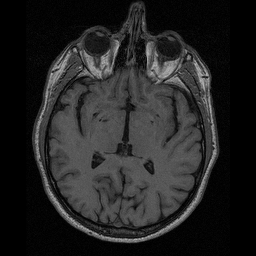
#> input picture data/lab-01-data/brain-slice40.tiff, 256 x 256 px
$ jupyter execute --allow-errors lab_01_segmentation.ipynb   (shell and % lines are left out)
#> lines starting #> are read from the running program, lines starting #| are printed output that depends on the picture; after the words box and inside, x2 and y2 are one past the last pixel; in counts of white or black regions, pixels touching at a corner belong together
# [IAPR][iapr]: Lab 1 ‒  Image segmentation

**Group ID:** 26

**Author 1 (sciper):** Andrea Oliveri (283506)
**Author 2 (sciper):** Charles Berger (272018)
**Author 3 (sciper):** Chun Hei Michael Chan (311722)

**Release date:** 12.03.2021
**Due date:** 26.03.2021

## Important notes

The lab assignments are designed to teach practical implementation of the topics presented during class well as preparation for the final project, which is a practical project which ties together the topics of the course.

As such, in the lab assignments/final project, unless otherwise specified, you may, if you choose, use external functions from image processing/ML libraries like opencv and sklearn as long as there is sufficient explanation in the lab report. For example, you do not need to implement your own edge detector, etc.

**! Before handling back the notebook !** rerun the notebook from scratch `Kernel` > `Restart & Run All`

[iapr]: https://github.com/LTS5/iapr

---
## 0. Extract relevant data
We first need to extract the `lab-01-data.tar.gz` archive.
To this end, we use the [tarfile] module from the Python standard library.

[tarfile]: https://docs.python.org/3.6/library/tarfile.html

[cell 1]
import tarfile
import os

data_base_path = os.path.join(os.pardir, 'data')
data_folder = 'lab-01-data'
tar_path = os.path.join(data_base_path, data_folder + '.tar.gz')

#> (the rest of this cell did not finish here and is left out)

---
## Part 1: Brain segmentation

Your goal: compute the size of the brain (without the skull) in pixels in a 2D image of a human head taken by Magnetic Resonance Imaging (MRI) using:
* Region growing (5 pts)
* Contour detection (5 pts)
* Additional method of your choice (5 pts)

Each section should display the resulting segmentation as well as the size in pixel of the detected region. Comment each method limitations and/or advantages.

### 1.1 Brain image visualization

[cell 2]
import skimage.io
import matplotlib.pyplot as plt

# Load image
data_path = os.path.join(data_base_path, data_folder)
brain_im = skimage.io.imread(os.path.join(data_path, 'brain-slice40.tiff'))
#> brain_im is the input picture: shape (256, 256); min 0, max 189, mean 35.2
im_h, im_w = brain_im.shape

# Display MRI image
fig, ax = plt.subplots(1, 1, figsize=(6, 6))
ax.imshow(brain_im, cmap='gray')
ax.set_title('MRI brain image ({} px, {} px)'.format(im_h, im_w))
ax.axis('off')
plt.show()

brain_im.shape

### 1.2 Region growing (5pts)

[cell 3]
import cv2 as cv
import numpy as np

def get_neighbours_not_in_region(pixel, output):
    """
    Function returning a list containing the 8 neighbours of pixel which are not already segmented
    in output (ignoring those neighbours which would fall out of the image boundaries).

    Args:
        pixel::[tuple]
            Tuple of form (line, col) containing the pixel we want to compute the neighbours of.
        output::[np.array]
            Output segmentation mask of same shape as original grayscale image.
    Returns:
        neighbours_not_in_region::[list]
            List of pixels (tuples of same form as pixel parameter), containing the neighbours of
            pixel parameter which are not already segmented in output and that are in image boundaries.
    """
    pixel_line , pixel_col  = pixel
    image_lines, image_cols = output.shape

    neighbours_not_in_region = []
    for delta_line in [-1, 0, +1]:
        neighbour_line = pixel_line + delta_line

        # If we are outside the image, skip these pixels.
        if neighbour_line < 0 or neighbour_line >= image_lines:
            continue

        for delta_col in [-1, 0, +1]:
            # If we are on current pixel, skip this pixel.
            if delta_line == 0 and delta_col == 0:
                continue

            neighbour_col = pixel_col + delta_col

            # If we are outside the image, skip these pixels.
            if neighbour_col < 0 or neighbour_col >= image_cols:
                continue

            # Add neighbour if not already in the region.
            neighbour = (neighbour_line, neighbour_col)
            if not output[neighbour]:
                neighbours_not_in_region.append(neighbour)

    return neighbours_not_in_region


def segment_region_growing(image, seed, threshold, neighbourhood_size):
    """
    Function returning a segmentation mask computed by region growing from seed.

    Args:
        image::[np.array]
            Input image on which we want to perform region growing.
        seed::[tuple]
            Tuple of form (line, col) containing the pixel we want to start growing the region from.
        threshold::[float]
            Threshold for deciding if new pixel is included in region.
        neighbourhood_size::[int]
            Size of the neighbourhood of current pixel on which to calculate the mean. Must be >0 and
            if even number is given, neighbourhood_size+1 is used instead.
    Returns:
        output::[np.array]
            Output segmentation mask performed by region growing with seed as starting pixel.
    """
#> called with seed = (140, 140), threshold = 4, neighbourhood_size = 1
    assert(neighbourhood_size >= 0)
    delta_lower = -(neighbourhood_size//2)
    delta_upper = +(neighbourhood_size//2)+1

    output = np.zeros_like(image, dtype = np.bool_)

    pixels_to_treat = [seed]

    while pixels_to_treat:
        current_pixel = pixels_to_treat[-1]
        pixels_to_treat.pop()

        output[current_pixel] = True

        for neighbour in get_neighbours_not_in_region(current_pixel, output):
            neighbourhood_mean = float(np.mean(image[current_pixel[0]+delta_lower:current_pixel[0]+delta_upper,
                                                     current_pixel[1]+delta_lower:current_pixel[1]+delta_upper]))

            if abs(neighbourhood_mean - image[neighbour]) < threshold:
                pixels_to_treat.append(neighbour)
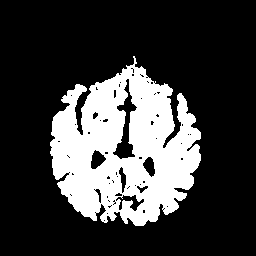
#> output: shape (256, 256) bool; 24.1% white; 1 white region, box (x1, y1, x2, y2) and area: (50, 56, 201, 226) 15772
#> after the loop, pixels_to_treat = []

    return output


# Region Growing parameters.
seed      = (140, 140)
threshold = 4
neighbourhood_size = 1

# Filter parameters.
size_median_filter_image = 3
size_median_filter_mask  = 3


# Applying a median filter in order to reduce the noise while keeping the edges clear.
brain_median = cv.medianBlur(brain_im, size_median_filter_image)

# Segmenting.
mask = segment_region_growing(brain_median, seed, threshold, neighbourhood_size)

# Applying a median filter in order to close small holes in the mask.
mask = cv.medianBlur(mask.astype(np.uint8), size_median_filter_mask)
#> mask: shape (256, 256); values 0 (black) and 1 (white), 24.3% white; 1 white region, box (x1, y1, x2, y2) and area: (50, 57, 201, 226) 15935


# Display Segmented Brain.
fig, ax = plt.subplots(1, 3, figsize=(15, 5))
ax[0].imshow(brain_im, cmap='gray')
ax[0].set_title('Original MRI brain image')
ax[0].axis('off')
ax[1].imshow(mask, cmap='gray')
ax[1].set_title('MRI brain image segmentation mask')
ax[1].axis('off')
ax[2].imshow(np.where(mask, brain_im, 0), cmap='gray')
ax[2].set_title('MRI brain image segmented via Region Growing')
ax[2].axis('off')
plt.show()
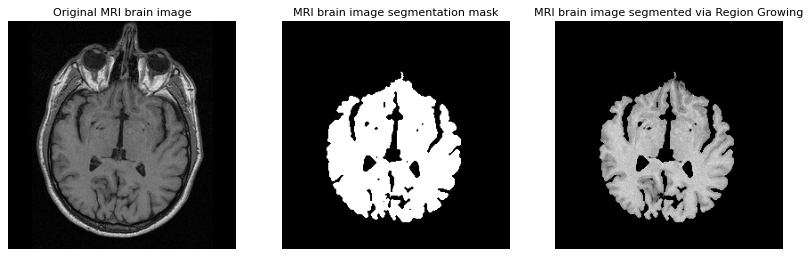
#> figure drawn by matplotlib, 3 panels

# Count number of pixels in brain.
print(f"Number of pixels in brain: {mask.sum()}")
#| Number of pixels in brain: 15935

<b>DISCUSSION</b>
<br>
##### Description of the processing :

- Pre-processing :
    <br>

    - We apply a median filter to remove the high frequency noise while preserving the edges. The optimal size of this filter was determined empirically.
    <br>

    - We define the threshold and size of neighbourhood we want to use in the calculation to choose if a new pixel is to be included in the region. These values were determined through experimentation. The best results were obtained for a neighbourhood of size 1 (only the current pixel is considered when deciding whether to include its neighbour in the region).
    <br>

    - We define the seed from which to start the region growing algorithm. The seed is design such that the pixel is inside the brain.

- Processing :
    <br>

    - Initialize list of pixels to treat with seed.
    <br>

    - While there are still pixels to treat:
        - Take one pixel that needs to be treated.
        - Add pixel to region.
        - Remove pixel from list of pixels to treat.
        - For all its neighbours which are not already part of the region:
            - Test condition for being added into region (intensity of neighbour pixel must be closer than threshold to the mean intensity of the neighbouring of the current pixel).
            - If condition satisfied, neighbour is added to pixels to treat list (and will later be added to region). Otherwise, nothing is done at this stage but this same neighbouring pixel can be tested again in case another one of its neighbours gets added to the region.

- Post-processing :
    <br>

    - We apply a median filter on the mask to suppress the small holes while preserving the contours of the mask.

##### General comment on method

- Region growing using a fixed threshold and only comparing the intensity of a pixel with respect to its neighbours is sensible to high-frequency noise. For this reason, in order to obtain good results we applied a median filter before performing region growing to attenuate the high-frequency noise while still preserving the edges in the input image.
    <br/>

- Region growing using a fixed threshold and only comparing the intensity of a pixel with respect to its neighbours is sensible to poor contrast on the edge of desired segmentation region. To account for this, the threshold and size of the median filter applied in pre-processing have to be carefully chosen.

##### Comment on results

- The brain is very well segmented, and almost no parts of the image not part of the brain are segmented.
  <br/>

- Dark regions inside the brain are mostly correctly recognized as not part of the brain (small number of false positives).
  <br/>

- Small imperfection on upper side of brain in which a small part of the cartilage is segmented too (a small false positive).

##### Comparison to other methods

- Number of pixels detected: a total of `15935 pixels` were classified as belonging to the brain using region growing. This value is in the same range as the one obtained by contour detection (15485 pixels) and, despite being slightly lower, also very close to that obtained by custom thresholding in the additional methods (16734 pixels).
  <br/>

- Holes in the final mask: the vast majority of holes in brain visible in segmentation mask actually come from dark regions in the brain image, and do not therefore represent something we would like to get rid of.
  <br/>

- Missing brain regions: no parts of the brain were missed using this segmentation technique.
  <br/>

- Oversegmentation (False Positives): with the exception of a small part of cartilage towards the upper side of the brain, most of the pixels not belonging to the brain are correctly left out of the segmentation mask.

##### Improvements and alternative approaches

- A different rule could be used to decide whether the neighbour pixel to the current one is added to the region, for exemple by taking into account the average of values across the whole already segmented region.
  <br/>

- A technique to increase the contrast between the brain and the rest of tissues would make this method much more resistant to slight changes in the chosen threshold and reduce false positives.
  <br/>

- A morphological closing could be used instead of a median filter to close the holes in the final mask.

### 1.3 Contour detection (5pts)

[cell 4]
def segment_countour_detection(image, canny_threshold_low, canny_threshold_high, dilation_structuring_element, seed):
    """
    Function returning the results of the Canny Edges detector and the mask obtained by
    performing connected component inside the brain to isolate it.

    Args:
        image::[np.array]
            Input image on which we perform contour edge detection.
        canny_threshold_low::[float]
            Value of the low threshold for Canny edge detector's hysteresis.
        canny_threshold_high::[float]
            Value of the high threshold for Canny edge detector's hysteresis.
        dilation_structuring_element::[np.array]
            Kernel used to dilate and connected the edges made by Canny edge detector.
        seed::[tuple]
            Tuple of form (line, col) containing a pixel we know is in the brain.
    Returns:
        canny_detector::[np.array]:
            Image output of the Canny detector.
        mask::[np.array]:
            Output segmentation mask of the brain.
    """
#> called with canny_threshold_low = 60, canny_threshold_high = 100, dilation_structuring_element = array of shape (3, 3), seed = (140, 140)
    # Edge detection.
    canny_detector = cv.Canny(brain_median, canny_threshold_low, canny_threshold_high)
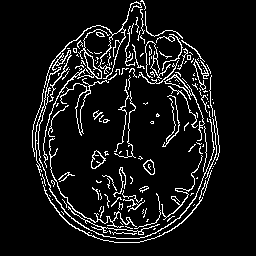
#> canny_detector: shape (256, 256); 8.6% white in thin lines or dots, all inside (x1, y1, x2, y2) = (32, 0, 220, 243)

    # In order to segment the brain, we must first close the edges.
    # To do so, we dilate the image edges.
    dilated = cv.dilate(canny_detector, dilation_structuring_element)
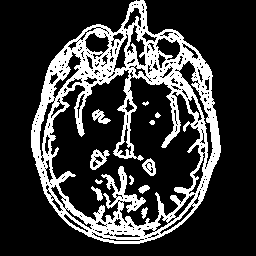
#> dilated: shape (256, 256); 22.4% white; 12 white regions (1 under 20 px), largest, box (x1, y1, x2, y2) and area: (31, 0, 221, 244) 13863, (90, 149, 110, 170) 205, (142, 158, 156, 176) 142

    # Segmenting with cv.connectedComponent requires background of image to be black and
    # foreground to be white. Thus we take the negative of the image.
    dilated = np.where(dilated > 0, 0, 255).astype(np.uint8)

    # Segmenting.
    _, segmented = cv.connectedComponents(dilated)
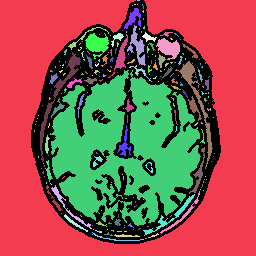
#> segmented: shape (256, 256) int32; 221 distinct labels, from 0 to 220; one colour per label, 0 black
    mask         = segmented == segmented[seed]
#> mask: shape (256, 256) bool; 20.9% white; 1 white region, box (x1, y1, x2, y2) and area: (50, 70, 201, 226) 13692

    # Dilation of segmented area to counteract previous dilation of borders.
    mask = cv.dilate(mask.astype(np.uint8), kernel)
#> mask: shape (256, 256); values 0 (black) and 1 (white), 23.6% white; 1 white region, box (x1, y1, x2, y2) and area: (49, 69, 202, 227) 15485

    return canny_detector, mask


# Canny Edge Detector Parameters.
threshold_low  = 60
threshold_high = 100

# Filter parameters.
size_median_filter_image = 3

# Dilation structuring element.
kernel = cv.getStructuringElement(cv.MORPH_CROSS, (3,3))

# Pixel in brain.
seed = (140, 140)


## Applying a median filter in order to reduce the noise while keeping the edges clear.
brain_median = cv.medianBlur(brain_im, size_median_filter_image)


# Segmenting.
canny_detector, mask = segment_countour_detection(brain_im, threshold_low, threshold_high, kernel, seed)


# Display Segmented Brain
fig, ax = plt.subplots(1, 4, figsize=(17, 5))
ax[0].imshow(brain_im, cmap='gray')
ax[0].set_title('Original MRI brain image')
ax[0].axis('off')
ax[1].imshow(canny_detector, cmap='gray')
ax[1].set_title('MRI brain image edges with Canny')
ax[1].axis('off')
ax[2].imshow(mask, cmap='gray')
ax[2].set_title('MRI brain image segmentation mask')
ax[2].axis('off')
ax[3].imshow(np.where(mask, brain_im, 0), cmap='gray')
ax[3].set_title('MRI brain image segmented via\nCountour detection')
ax[3].axis('off')
plt.show()
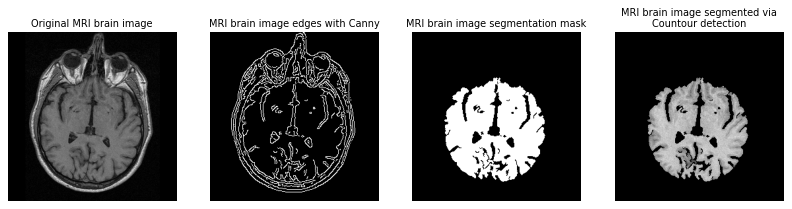
#> figure drawn by matplotlib, 4 panels

# Count number of pixels in brain.
print(f"Number of pixels in brain: {mask.sum()}")
#| Number of pixels in brain: 15485

<b>DISCUSSION</b>
<br>

##### Description of the processing :
- Pre-processing :
    <br>

    - We apply a median filter to remove the high frequency noise while preserving the edges. The optimal size of this filter was determined empirically.
    <br>

    - We define the lower and upper threshold for the Canny detector. These values were determined through experimentation.
    <br>

    - We define the seed value for the connected components algorithm. The seed is design such that the pixel is inside the brain.

- Processing :
    <br>

    - We apply the Canny edge detector on the blurred image with the pre-defined upper and lower thresholds.
    <br>

    - To close the edges, we dilate the image with a $3 \times 3$ cross structuring element. This structuring element was chosen in order to efficiently close with vertical and horizontal lines the edges trying to avoid disrupting the smaller details in the output of the Canny edge detector.

- Post-processing :
    <br>

    - Since cv.connectedComponent requires background of image to be black and the object to be white, we take the negative of the previous picture and apply the connected components function. We only keep the region containing the seed. Thanks to this step, we extracted the brain from the picture.
    <br>

    - We then dilate (using the same structuring element) to counteract the effect on the size of segmented region of the dilation of borders done before negating and isolating the brain region.

##### General comment on method

- Canny edge detector is a robust edge detection algorithm that tries to detect edges by looking at the smoothed image gradient's maxima. Since the gradient is sensible to high-frequency noise, the algorithm applies a gaussian filter in order to make the gradient calculation more robust. However, in our case, the image's noise was still too high and it detected too much edges such that some part of the brain's regions, after segmentation,  were missing. We had to apply a median filter before to the input image to remove the noise while still conserving the brain's edges.

##### Comment on results

- The brain is very well segmented, and almost no parts of the image not part of the brain are segmented.
  <br/>

- Dark regions inside the brain are mostly correctly recognized as not part of the brain (small number of false positives), despite perhaps being a tiny bit larger then desired.

##### Comparison to other methods

- Number of pixels detected: a total of `15485 pixels` were classified as belonging to the brain using contour detection. This value is in the same range as the one obtained by region growing (15935 pixels) and, despite being slightly lower, also very close to that obtained by custom thresholding in the additional methods (16734 pixels).
  <br/>

- Holes in the final mask: the vast majority of holes in brain visible in segmentation mask actually come from dark regions in the brain image, and do not therefore represent something we would like to get rid of.
  <br/>

- Missing brain regions: no parts of the brain were missed using this segmentation technique.
  <br/>

- Oversegmentation (False Positives): the vast majority of the pixels not belonging to the brain are correctly left out of the segmentation mask.

##### Improvements and alternative approaches

- Possible alternatives to using the Canny edge detector is to use a Laplacian of Gaussian filter and detect the zero crossing. This approach was tested in our implementation but results were not satisfying as the input image was too noisy even after applying a strong low pass filter and the edge detector could not extract the brain area.
  <br/>

- A different structuring element could be designed instead of the $3 \times 3$ cross, such as a rectangular or ellipsoidal structuring element. This may however result in the loss of the finer details in the segmentation mask.

### 1.4 Additional method (5pts)

[cell 5]
def segment_otsu_thresholding(image, seed):
    """
    Function returning a segmentation mask computed by applying histogram
    equalization on input image followed by Otsu's thresholding.

    Args:
        image::[np.array]
            Input image on which we perform segmentation.
        seed::[tuple]
            Tuple of form (line, col) containing a pixel we know is in the brain.
    Returns:
        mask::[np.array]:
            Output segmentation mask of the brain obtained by Otsu's thresholding
            without histogram equalization.
        mask_equalized::[np.array]:
            Output segmentation mask of the brain obtained by Otsu's thresholding
            with histogram equalization.
        histogram::[np.array]:
            Computed histogram of input image.
        histogram_equalized::[np.array]:
            Computed histogram of input image after histogram equalization.
    """
#> called with seed = (140, 140)
    # Histogram Equalization.
    image_equalized = cv.equalizeHist(image)
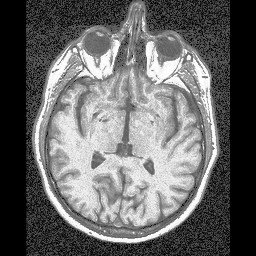
#> image_equalized: shape (256, 256); min 0, max 255, mean 101.8

    # Otsu's thresholding with and without equalization.
    _, thresholded           = cv.threshold(image          , 0, 255, cv.THRESH_BINARY + cv.THRESH_OTSU)
#> thresholded: shape (256, 256); 40% white; 53 white regions (49 under 20 px), largest, box (x1, y1, x2, y2) and area: (32, 2, 219, 243) 25853, (110, 229, 145, 236) 120, (85, 221, 104, 230) 38, (146, 225, 160, 232) 25
    _, thresholded_equalized = cv.threshold(image_equalized, 0, 255, cv.THRESH_BINARY + cv.THRESH_OTSU)
#> thresholded_equalized: shape (256, 256); 44.6% white; 44 white regions (39 under 20 px), largest, box (x1, y1, x2, y2) and area: (32, 1, 220, 243) 29017, (46, 143, 48, 166) 27, (49, 174, 57, 191) 27, (202, 140, 205, 157) 25, (196, 172, 201, 182) 21

    # Segmenting.
    _, labels           = cv.connectedComponents(thresholded)
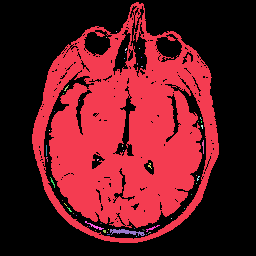
#> labels: shape (256, 256) int32; 54 distinct labels, from 0 to 53; one colour per label, 0 black
    _, labels_equalized = cv.connectedComponents(thresholded_equalized)
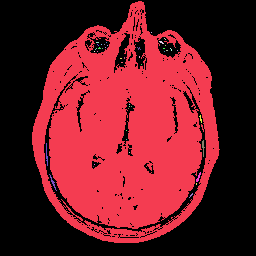
#> labels_equalized: shape (256, 256) int32; 45 distinct labels, from 0 to 44; one colour per label, 0 black

    mask           = (labels == labels[seed]).astype(np.uint8)
#> mask: shape (256, 256); values 0 (black) and 1 (white), 39.4% white; 1 white region, box (x1, y1, x2, y2) and area: (32, 2, 219, 243) 25853
    mask_equalized = (labels_equalized == labels_equalized[seed]).astype(np.uint8)
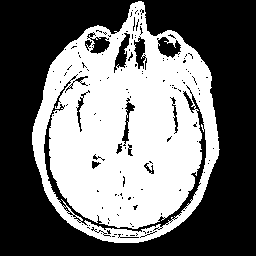
#> mask_equalized: shape (256, 256); values 0 (black) and 1 (white), 44.3% white; 1 white region, box (x1, y1, x2, y2) and area: (32, 1, 220, 243) 29017

    # Computing histograms for visualization.
    histogram          , _ = np.histogram(image          , bins = 256, range = (0, 256))
#> histogram = 256 values, max 14407 at index 0, min 0 at index 180, mean 256
    histogram_equalized, _ = np.histogram(image_equalized, bins = 256, range = (0, 256))
#> histogram_equalized = 256 values, max 14407 at index 0, min 0 at index 1, mean 256
#> (the rest of the program and of its run is left out)
